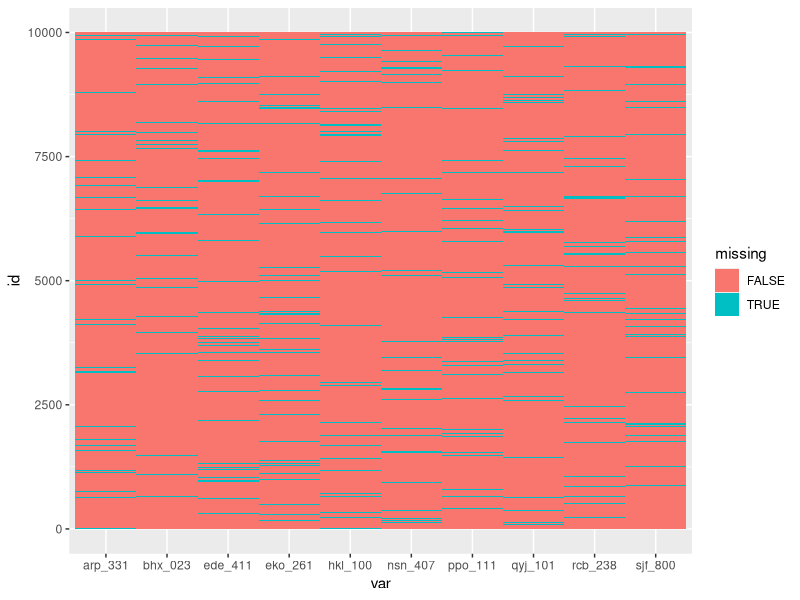

The R script that drew this image:
# Make some example data
library(tidyverse)
d <- tibble(id = 1:10000)

# Add some variables
for (i in 1:10) {
  # generate a random name
  L <- paste0(sample(letters, 3, replace = T), collapse = "")
  N <- paste0(sample(0:9, 3, replace = T, prob = 1/(1:10)), collapse = "")
  v <- paste0(L, '_', N, collapse = "")
  
  # Make up some normal data
  d[, v] <- rnorm(nrow(d))
}

# Delete some data at random
p_missing = .06

d_miss <- mutate(d, across(.cols = -id, function(x) {
  miss <- runif(nrow(d)) < p_missing
  x[miss] <- NA
  x
}))
  
# Visualise missing cases
d_miss %>%
  pivot_longer(cols = -id, names_to = "var") %>%
  mutate(missing = is.na(value)) %>%
  ggplot(aes(x = var, y = id, fill = missing)) +
  geom_tile(colour = NA)
